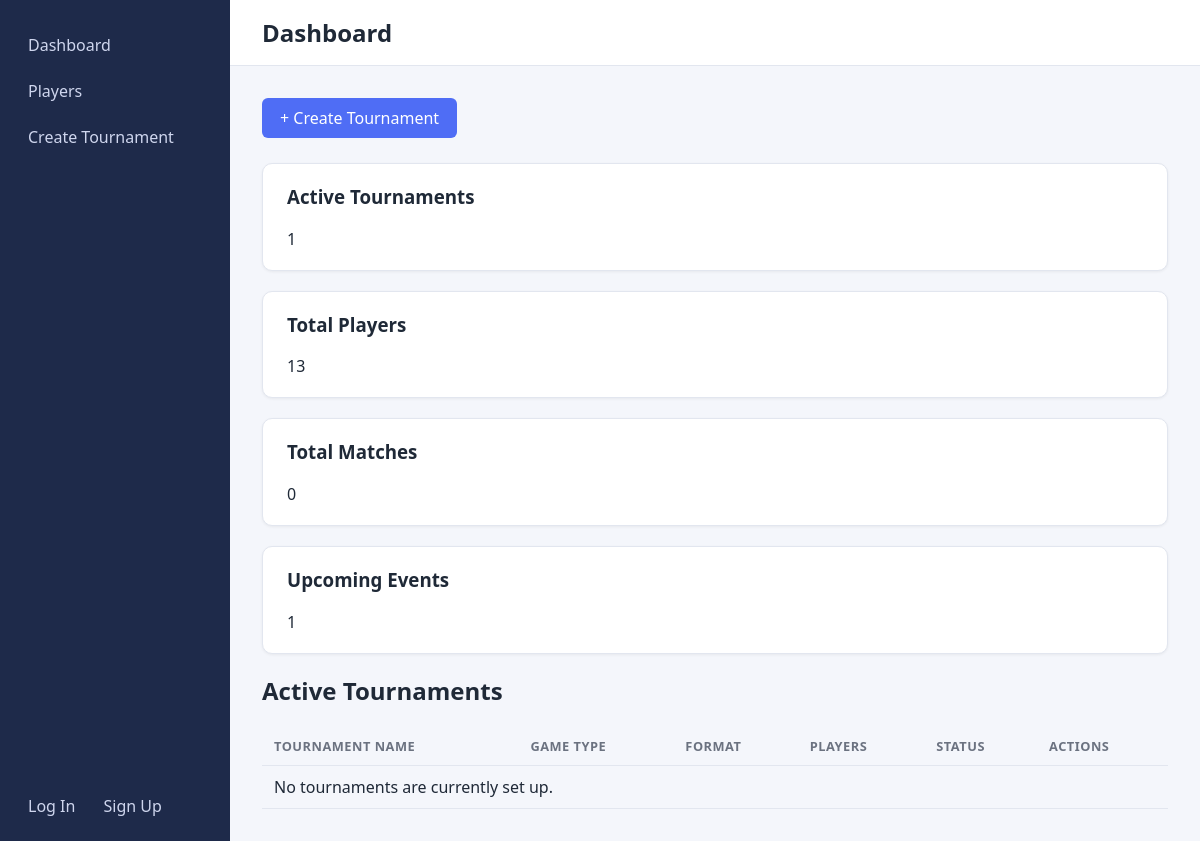
Before: / with the older database file.
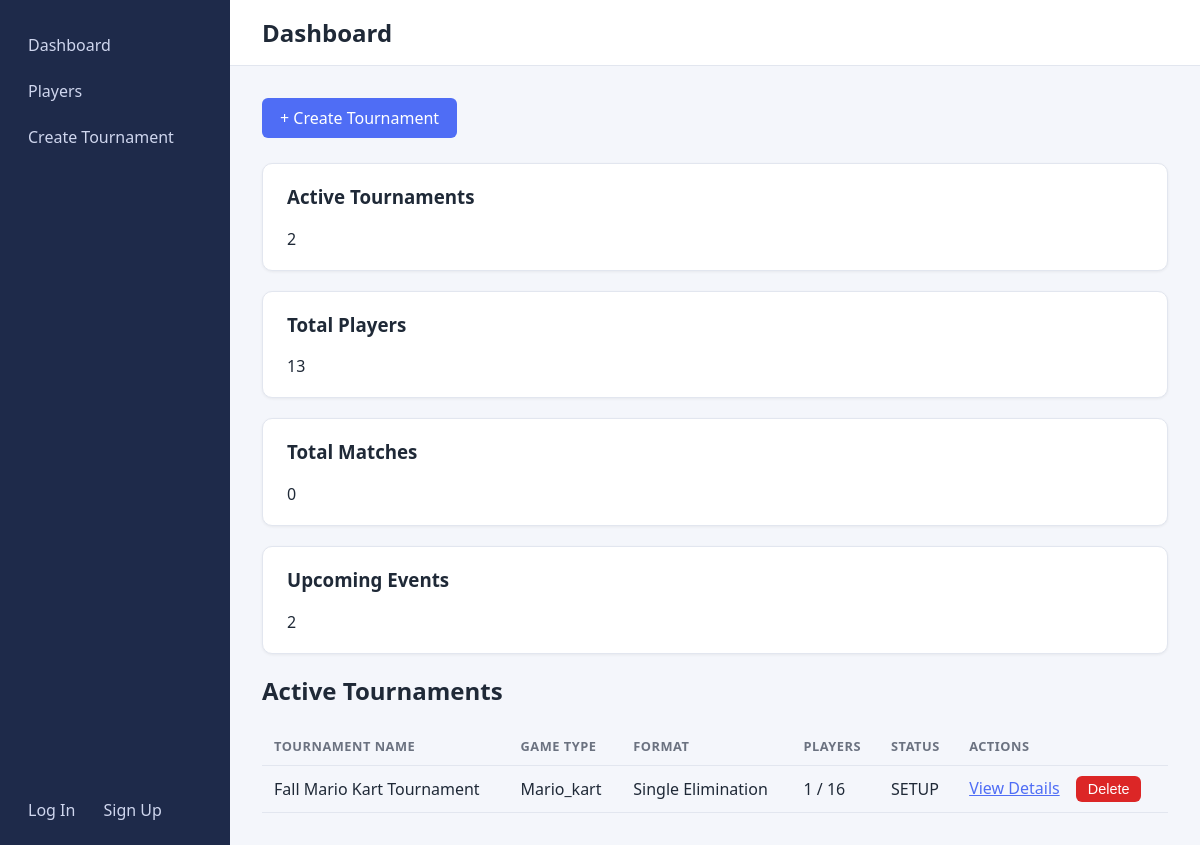
After: the same page with the newer database file.
### tournament/models.py (models this page shows, shortened)
class Tournament(models.Model):
    FORMAT_CHOICES = [
        ('single_elimination', 'Single Elimination'),
        ('double_elimination', 'Double Elimination'),
        ('swiss', 'Swiss'),
        ('free_for_all', 'Free-for-All'),
    ]
    name = models.CharField(max_length=200)
    game_type = models.CharField(max_length=100, default='unknown', help_text="e.g., 'pokemon_tcg', 'mario_kart'")
    date = models.DateField()
    status = models.CharField(max_length=50, default='SETUP')
    format = models.CharField(max_length=50, choices=FORMAT_CHOICES, default='single_elimination')
    num_rounds = models.PositiveIntegerField(default=3)
    max_players = models.PositiveIntegerField(default=16)

### tournament/views.py (the view)
# urls.py: path("", views.dashboard, name="dashboard"),
def dashboard(request):
    active_tournaments = Tournament.objects.filter(
        status='SETUP'
    ).annotate(
        entrant_count=Count('registrations')
    ).order_by('-date')[:5]
    tournament_count = Tournament.objects.count()
    player_count = Player.objects.count()
    match_count = Match.objects.count()
    context = {
        'tournaments': active_tournaments,
        'tournament_count': tournament_count,
        'player_count': player_count,
        'match_count': match_count,
    }
    return render(
        request,
        "tournament/dashboard.html",
        context
    )

### tournament/templates/tournament/dashboard.html (shortened to what this page needs)
{% extends "tournament/base.html" %}
{% block heading %}
Dashboard
{% endblock %}
{% block content %}
<div style="margin-bottom: 25px;">
    <a href="{% url 'tournament_setup' %}" class="btn btn-primary">
        + Create Tournament
    </a>
</div>
<div class="card-grid">
    <div class="card">
        <h3>Active Tournaments</h3>
        <div class="number">{{ tournament_count }}</div>
    </div>
    <div class="card">
        <h3>Total Players</h3>
        <div class="number">{{ player_count }}</div>
    </div>
    <div class="card">
        <h3>Total Matches</h3>
        <div class="number">{{ match_count }}</div>
    </div>
    <div class="card">
        <h3>Upcoming Events</h3>
        <div class="number">{{ tournament_count }}</div>
    </div>
</div>
<div class="table-container">
    <h2>Active Tournaments</h2>
    <table>
        <thead>
            <tr>
                <th>Tournament Name</th>
                <th>Game Type</th>
                <th>Format</th>
                <th>Players</th>
                <th>Status</th>
                <th>Actions</th>
            </tr>
        </thead>
        <tbody>
            {% for tournament in tournaments %}
            <tr>
                <td>{{ tournament.name }}</td>
                <td>{{ tournament.game_type|capfirst }}</td>
                <td>{{ tournament.get_format_display }}</td>
                <td>{{ tournament.entrant_count }} / {{ tournament.max_players }}</td>
                <td>{{ tournament.status }}</td>
                <td>
                    <a href="{% url 'tournament_detail' tournament.id %}">View Details</a>
                    <form method="post"
                          action="{% url 'delete_tournament' tournament.id %}"
                          style="display: inline; margin-left: 12px;"
                          onsubmit="return confirm('Delete {{ tournament.name|escapejs }}? This also removes its registrations and matches.');">
                        <button type="submit" style="background: #dc2626; padding: 5px 12px; font-size: 0.9rem;">Delete</button>
                    </form>
                </td>
            </tr>
            {% empty %}
            <tr>
                <td colspan="6">No tournaments are currently set up.</td>
            </tr>
            {% endfor %}
        </tbody>
    </table>
</div>
{% endblock %}

Changed rows visible on the page:
added Tournament: name "Fall Mario Kart Tournament", game_type "Mario_kart", format "Single Elimination", entrant_count "1", max_players "16", status "SETUP"
Other visible differences:
{{ tournament_count }}: "1" → "2"
text no longer shown: "No tournaments are currently set up."
